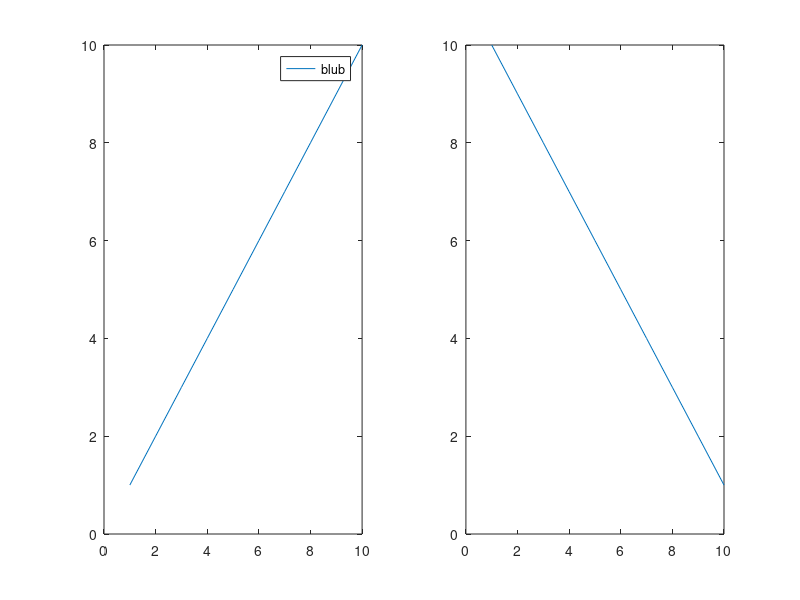
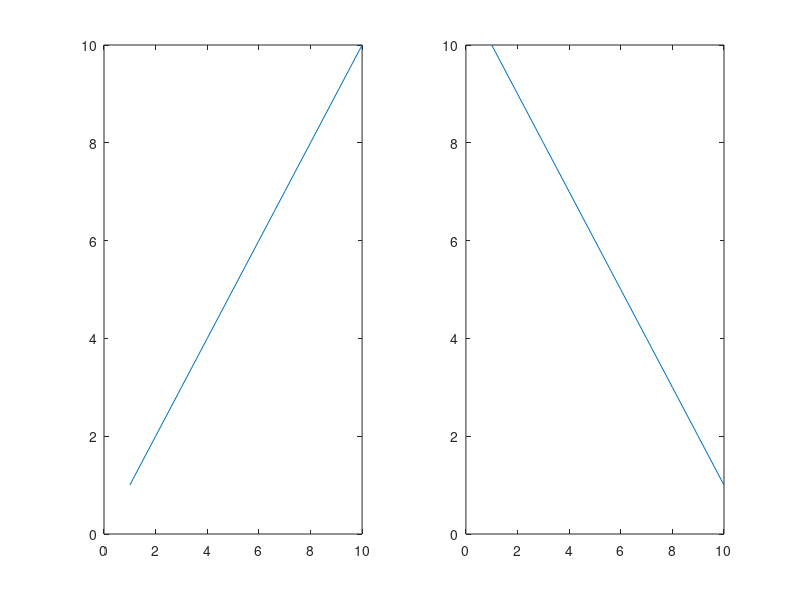

Here is the MATLAB script that generated these plots, in order:
function [h] = test2()

h(1) = figure;
subplot(1,2,1)
plot(1:10)
legend('blub')
subplot(1,2,2)
plot(10:-1:1)

h(2) = figure;
subplot(1,2,1)
plot(1:10)
subplot(1,2,2)
plot(10:-1:1)